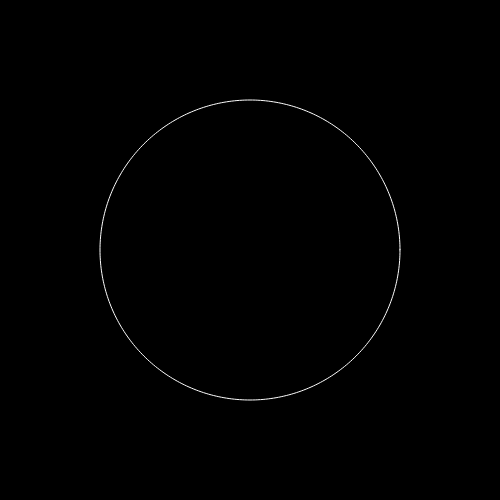
Frame 1 (no input)
Frame 60 (no input): identical to frame 1, image omitted
Frame 120 (the mouse pressed at the canvas centre since frame 60): identical to frame 1, image omitted

The p5.js sketch that drew this single still picture (run headless with seeded random() and noise() and a simulated clock; from frame 60 on, the mouse is pressed at the canvas centre):

// p5.js sketch
// ── sketch.js
let d = 8
let n = 5;
let sliderk;

function setup()
{
  createCanvas(500, 500);
  angleMode(DEGREES);
  sliderd = createSlider(1, 10, 5);
  slidern = createSlider(1, 10, 5);
  background(0);
}

function draw()
{
  background(0);
  translate(width/2, height/2);
  stroke(255);
  noFill();

  beginShape();
  for(let a = 0; a < 360; a++)
  {
    let r = 150;
    let x = r * cos(a);
    let y = r * sin(a);
    vertex(x, y);
  }
  endShape(CLOSE);
}
